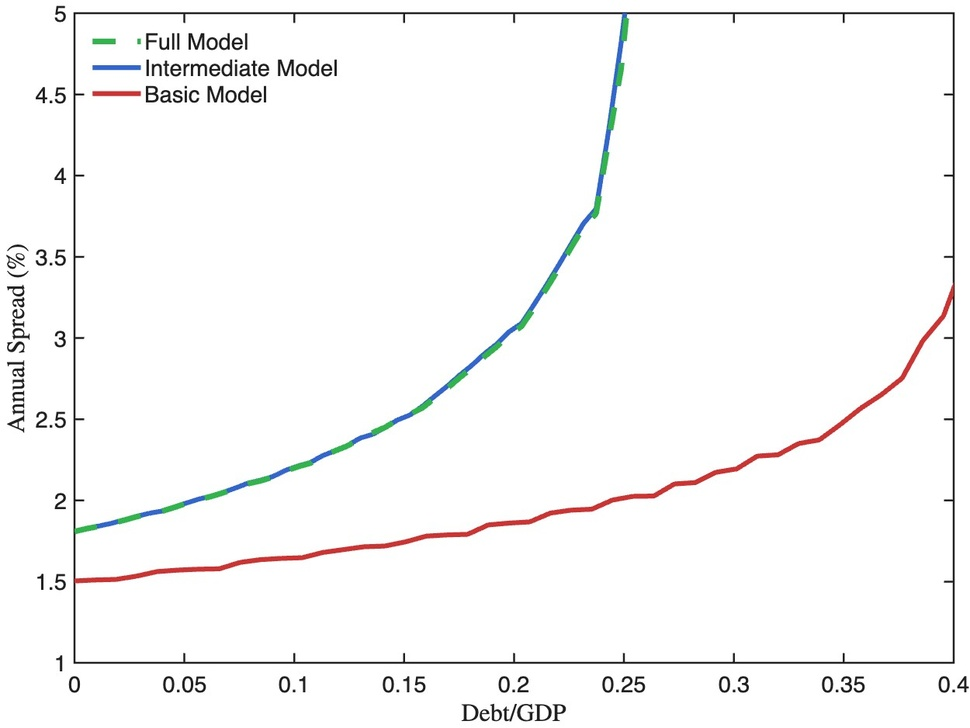
%> input picture results/figures_recalibrated/same_prices/FIGURE2.jpg, 970 x 728 px, shrunk from 1250 x 938 before the run; its folder holds only this picture in this run
$ octave ink.m   (GNU Octave 9; MATLAB toolbox functions it lacks are replaced by stand-ins)
%> lines starting %> are read from the running program, lines starting %| are printed output that depends on the picture
R='/Users/farzanaalamgir/code/JEDC_submission/results/figures_recalibrated/same_prices';
f=dir([R '/FIGURE*.jpg']);
fprintf('%-12s %10s %10s   verdict\n','figure','coloured%','vs ref%');
Rref='/Users/farzanaalamgir/code/JEDC_submission/results/figures_submitted_from_paper';
for i=1:numel(f)
  I=imread([R '/' f(i).name]); D=double(I);
%> further down, I is the input picture: size 728x970x3 uint8; mean R, G, B 248.6, 248.3, 248.2
  sat = max(D,[],3)-min(D,[],3);          % coloured (non-grey) pixels = data ink
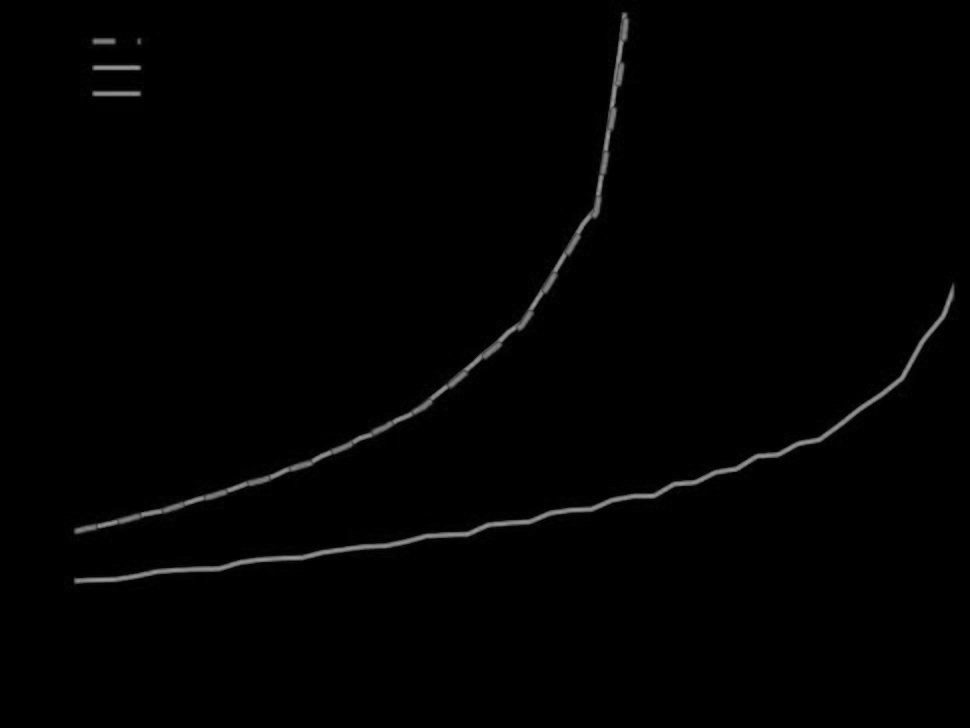
%> sat: size 728x970 double; min 0, max 156, mean 2
  c = 100*mean(sat(:)>40);
%> c = 1.68
  nm=f(i).name;
  if isfile([Rref '/' nm])
    J=double(imread([Rref '/' nm])); s2=max(J,[],3)-min(J,[],3); c2=100*mean(s2(:)>40);
%> after `c2=100*mean(s2(:)>40)`: c2 = 1.68
  else, c2=NaN; end
  v=''; if c<0.05, v='BLANK'; elseif ~isnan(c2) && c<0.3*c2, v='sparse'; end
  fprintf('%-12s %10.3f %10.3f   %s\n', nm, c, c2, v);
%| FIGURE2.jpg       1.675      1.675
end
